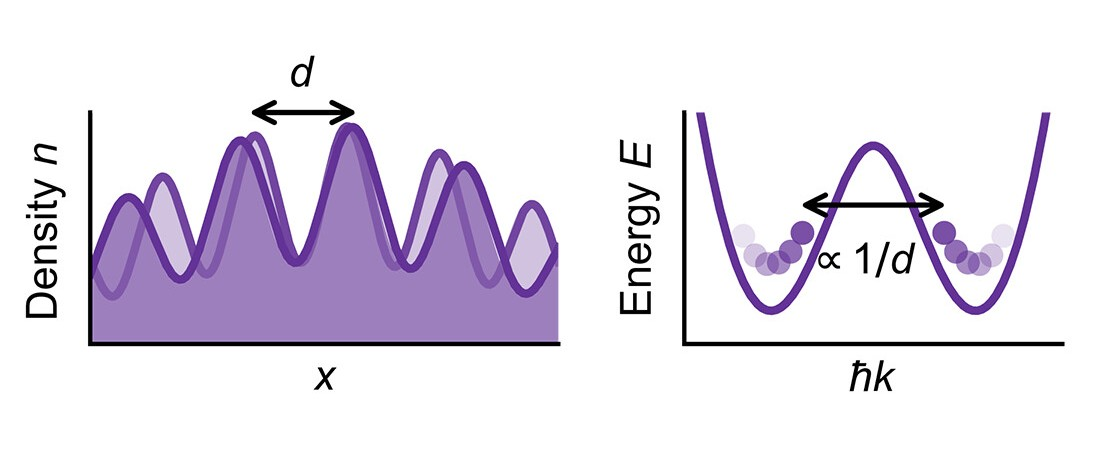

Here is the Python script that generated this plot:
import matplotlib.pyplot as plt
import numpy as np

fig, (ax1, ax2) = plt.subplots(1, 2, figsize=(10, 4), dpi=150)

# --- Left Panel: Density n vs x ---
x = np.linspace(0, 10, 500)
# Overlapping waves
y1 = 0.5 * (np.sin(2 * x) + 1) * np.exp(-0.05 * (x - 5)**2)
y2 = 0.5 * (np.sin(2 * x + 1.5) + 1) * np.exp(-0.05 * (x - 5)**2)
# Envelope/Total
y_total = np.maximum(y1, y2)

ax1.fill_between(x, y1, color='indigo', alpha=0.4)
ax1.fill_between(x, y2, color='indigo', alpha=0.4)
ax1.plot(x, y1, color='indigo', lw=2, alpha=0.6)
ax1.plot(x, y2, color='indigo', lw=2, alpha=0.6)

# Annotation 'd'
ax1.annotate('', xy=(3.8, 0.8), xytext=(5.5, 0.8), arrowprops=dict(arrowstyle='<->', lw=2))
ax1.text(4.65, 0.85, '$d$', ha='center', fontsize=14)

# Styling
ax1.set_xlabel('$x$', fontsize=14)
ax1.set_ylabel('Density $n$', fontsize=14)
ax1.set_xticks([])
ax1.set_yticks([])
# Thick axes
for spine in ax1.spines.values():
    spine.set_linewidth(2)
ax1.spines['top'].set_visible(False)
ax1.spines['right'].set_visible(False)

# --- Right Panel: Energy E vs hk ---
k = np.linspace(-2, 2, 200)
# Double well potential
E = 0.5 * (k**2 - 1.5)**2 

ax2.plot(k, E, color='indigo', lw=3)

# Discrete levels (dots) in the wells
k_points_left = np.linspace(-1.5, -0.8, 4)
k_points_right = np.linspace(0.8, 1.5, 4)
E_points_left = 0.5 * (k_points_left**2 - 1.5)**2 + 0.1
E_points_right = 0.5 * (k_points_right**2 - 1.5)**2 + 0.1

ax2.scatter(k_points_left, E_points_left, s=100, color='rebeccapurple', alpha=0.6, zorder=5)
ax2.scatter(k_points_right, E_points_right, s=100, color='rebeccapurple', alpha=0.6, zorder=5)

# Fading dots
ax2.scatter([-1.7], [0.8], s=100, color='rebeccapurple', alpha=0.2)
ax2.scatter([1.7], [0.8], s=100, color='rebeccapurple', alpha=0.2)


# Annotation scaling
ax2.annotate('', xy=(-0.5, 1.5), xytext=(0.5, 1.5), arrowprops=dict(arrowstyle='<->', lw=2))
ax2.text(0, 0.5, r'$\propto 1/d$', ha='center', fontsize=14)

# Styling
ax2.set_xlabel('$\hbar k$', fontsize=14)
ax2.set_ylabel('Energy $E$', fontsize=14)
ax2.set_xticks([])
ax2.set_yticks([])
for spine in ax2.spines.values():
    spine.set_linewidth(2)
ax2.spines['top'].set_visible(False)
ax2.spines['right'].set_visible(False)

plt.tight_layout()
plt.show()
